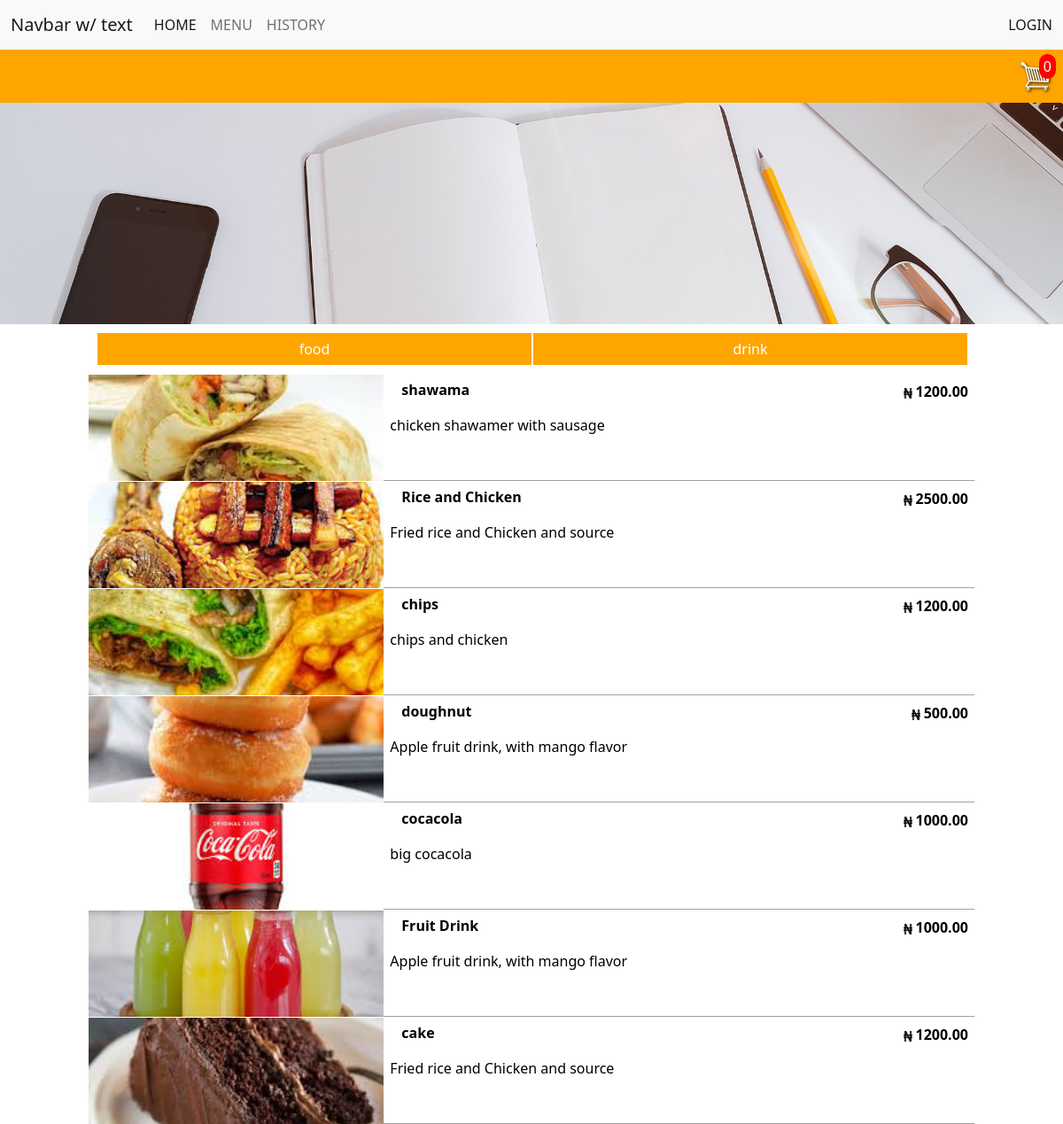
The page /menu-list on the database its author committed.
### storeapp/models.py (models this page shows, shortened)
class Product(models.Model):
    name = models.CharField(max_length=200)
    product_type =models.ForeignKey(ProductType, on_delete=models.CASCADE, max_length=50,null=True, blank=True)
    price = models.FloatField()
    product_brifing = models.TextField(max_length=50,null=True, blank=True)
    image = models.ImageField(upload_to="images", null=True,blank=True)
    @property
    def imageURL(self):
        try:
            url =self.image.url
        except:
            url =""
        return url

### storeapp/views.py (the view)
# urls.py: path('menu-list',views.menuList, name="menu-list"),
def menuList(request):
    if request.user.is_authenticated:
        customer = request.user.customer
        order, created = Order.objects.get_or_create(customer=customer, complete=False)
        items = order.orderitem_set.all()
        cartItems = order.get_cart_items
    else:
        items = []
        order = {'get_cart_total': 0, 'get_cart_items': 0}
        cartItems = order['get_cart_items']
    q = request.GET.get('q') if request.GET.get('q') != None else ''
    products = Product.objects.filter(
        Q(product_type__name__icontains=q)
    )
    context = {"products": products, 'cartItems': cartItems}
    return render(request, "storeapp/menu-list.html",context)

### storeapp/templates/storeapp/menu-list.html (shortened to what this page needs)
<!DOCTYPE html>
<html lang="en">
{% load static %}
<link rel="stylesheet" type="text/css" href="https://cdn.jsdelivr.net/npm/bootstrap@5.2.2/dist/css/bootstrap.min.css">
<link rel="stylesheet" type="text/css" href="{% static 'styles/menu-list.css' %}">
<head>
</head>
<body>
         {%  include "storeapp/nav_bar.html" %}
    <div class="img-container">
        <div class="img-div"><img class="menu-img img" src="{% static 'images/home-bg.jpg' %}" /></div>
    </div>
    <div class="main-menu-container">
        <div class="main-container">
            <div class="menu-search">
                 <form method="GET" action="{% url 'menu-list' %}">
                       <input class="food" type="submit"  name="q" value="food">
                 </form>
                 <form method="GET" action="{% url 'menu-list' %}">
                       <input class="drink" type="submit"  name="q" value="drink">
                 </form>
            </div>
            {% for product in products %}
            <div><a class="a" href="{% url 'menu-view' product.id %}"><div class="menu-list-container">
                    <div class="img1-div"><img class="menu-img1 img" src="{{product.imageURL}}" /></div>
                <div>
                    <div class="menu-list" >
                    <div><p class="menu-name">{{product.name}}</p> </div>
                    <div class="menu-price"><p><img class="naira-img" src="{% static 'images/naira.png' %}" />{{product.price|floatformat:2}}</p></div>
                    </div>
                    <div>
                        <p>{{product.product_brifing}}  </p>
                    </div>
                </div>
            </div></a>
            </div>
            {% endfor  %}
        </div>
    </div>
</body>
</html>

### storeapp/templates/storeapp/nav_bar.html (shortened to what this page needs)
  {% load static %}
<nav class="navbar navbar-expand-lg bg-light">
    <div class="container-fluid">
      <a class="navbar-brand"href="{% url 'main'%}">Navbar w/ text</a>
      <div class="collapse navbar-collapse" id="navbarText">
        <ul class="navbar-nav me-auto mb-2 mb-lg-0">
          <li class="nav-item">
            <a class="nav-link active" aria-current="page" href="{% url 'main'%}">HOME</a>
          </li>
          <li class="nav-item">
            <a class="nav-link" href="{% url 'menu-list'%}">MENU</a>
          </li>
          <li class="nav-item">
            <a class="nav-link" href="{% url 'history'%}">HISTORY</a>
          </li>
        </ul>
        <span class="navbar-text">
                {% if user.is_authenticated %}
                 <a  class="nav-link" href="{% url 'logout'%}"><span>LOGOUT</span></a>
                {%else%}
                 <a  class="nav-link" href="{% url 'login'%}"><span>LOGIN</span></a>
                {% endif %}
        </span>
      </div>
    </div>
  </nav>
   <div class="nav-container ">
            <div> <h1 class="nav"></h1></div>
            <div class="cart-nav">
                 <a href="{% url 'check-out'%}">
                     <div class="cart-img-container">
                         <img class="cart-img"  src="{% static 'images/cart.png' %}"/>
                         <div class="cart-number">
                             <span  id="cart-number-container">{{cartItems}}</span>
                         </div>
                     </div>
                 </a>
            </div>
    </div>

### storeapp/static/styles/menu-list.css (style rules this page uses)
.nav-container { display: flexbox; flex-direction: row; margin: 0px; background-color: orange; }
.cart-img { width: 60px; padding: 10px; }
.cart-number { background-color: red; display: inline; padding: 2px 5px; border-radius: 15px; color: white; position:absolute; margin-top: 5px; right: 8px; }
.cart-nav { display: flex; flex-direction: row; justify-content:end; }
.nav-container { display: grid; grid-template-columns: 1fr 200px; }
.cart-img-container { position: relative; }
h1 { margin: 0px; }
.nav { color: white; flex: 1; height: 50px; }
.img-container { height: 250px; display: grid; grid-template-columns: 1fr; margin-top: 0px; }
.img-div { height:100%; }
.img { width: 100%; height: 250px; object-fit: cover; }
.menu-img1 { height: 120px; }
.menu-name { margin-left:20px ; padding: 0px; }
.menu-price { text-align: end; }
.menu-list-container { display: grid; grid-template-columns: 1fr 2fr ; background-color:white; height: 120px; margin-top: 0px; border-bottom:1px solid rgb(161, 161, 161) ; cursor: pointer; margin-top: 1px; }
.menu-list { display: grid; grid-template-columns: 1fr 1fr; background-color: white; padding: 0px; font-weight: bold; }
p { padding: 2px; margin: 5px; }
.menu-search { display: grid; grid-template-columns: 1fr 1fr; padding: 10px; }
.food { color: white; text-align: center; border: 1px solid orange; margin-right: 2px; padding: 5px; background: orange; width:100% }
.drink { border: 1px solid orange; text-align: center; margin-left: 2px; padding: 5px; color: white; background: orange; width:100% }
.main-container { max-width: 1000px; flex: 1; }
.main-menu-container { display: flex; flex-direction: row ; justify-content: center; }
.a { text-decoration: none; color: black; }
.naira-img { height: 12px; width: 10px; margin: 0px 4px; }

### rows shown on the page
Product: imageURL (picture), name "shawama", price "1200.00", product_brifing "chicken shawamer with sausage"
Product: imageURL (picture), name "Rice and Chicken", price "2500.00", product_brifing "Fried rice and Chicken and source"
Product: imageURL (picture), name "chips", price "1200.00", product_brifing "chips and chicken"
Product: imageURL (picture), name "doughnut", price "500.00", product_brifing "Apple fruit drink, with mango flavor"
Product: imageURL (picture), name "cocacola", price "1000.00", product_brifing "big cocacola"
Product: imageURL (picture), name "Fruit Drink", price "1000.00", product_brifing "Apple fruit drink, with mango flavor"
Product: imageURL (picture), name "cake", price "1200.00", product_brifing "Fried rice and Chicken and source"

### other values the page prints
{{ cartItems }} "0"
